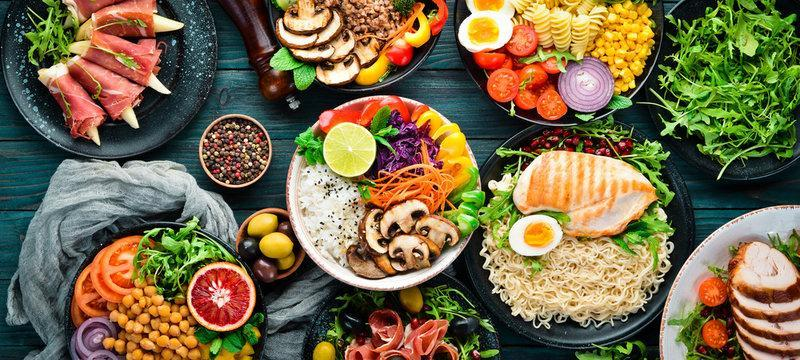
#> input picture assets/food.jpg, 800 x 360 px
$ python task3_encoding.py
#> lines starting #> are read from the running program, lines starting #| are printed output that depends on the picture
import cv2
import os
import heapq
from collections import Counter

os.makedirs("outputs/task3", exist_ok=True)

img = cv2.imread("assets/food.jpg", cv2.IMREAD_GRAYSCALE)
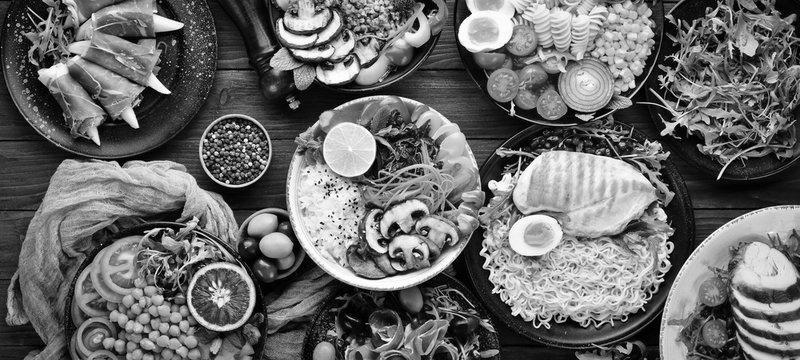
#> img: shape (360, 800); min 0, max 255, mean 107.1
flat = img.flatten()
freq = Counter(flat)
#> freq = 256 items

def shannon_fano(symbols):
    if len(symbols) <= 1:
        return {symbols[0][0]: '0'} if len(symbols) == 1 else {}
    total = sum([f for _, f in symbols])
    acc, split = 0, 0
    for i, (_, f) in enumerate(symbols):
        acc += f
        if acc >= total / 2:
            split = i
            break
    left = shannon_fano(symbols[:split+1])
    right = shannon_fano(symbols[split+1:])
    for k in left: left[k] = '0' + left[k]
    for k in right: right[k] = '1' + right[k]
    return {**left, **right}

sf_codes = shannon_fano(sorted(freq.items(), key=lambda x: -x[1]))
#> in shannon_fano, `total = sum([f for _, f in symbols])`: total = 288000
#> the loop in shannon_fano, `for i, (_, f) in enumerate(symbols):` made 99 passes
#> (acc, split) on pass 99: (144791, 98)
#> (f, acc) on passes 1 to 6: (3501, 3501), (2179, 5680), (2132, 7812), (2113, 9925), (2098, 12023), (2094, 14117)
#> after the loop in shannon_fano, `for i, (_, f) in enumerate(symbols):`: acc = 144791
#> the loop in shannon_fano (call 2), `for i, (_, f) in enumerate(symbols):` made 40 passes
#> (f, acc, split) on pass 40: (1472, 73171, 39)
#> sf_codes = 256 items
sf_encoded = ''.join([sf_codes[p] for p in flat])
with open("outputs/task3/shannon_fano.txt", "w") as f:
    f.write(sf_encoded)

class Node:
    def __init__(self, sym, freq):
        self.sym = sym; self.freq = freq; self.left = None; self.right = None
    def __lt__(self, other): return self.freq < other.freq

def huffman(freq):
    heap = [Node(s, f) for s, f in freq.items()]
    heapq.heapify(heap)
    while len(heap) > 1:
        n1, n2 = heapq.heappop(heap), heapq.heappop(heap)
        parent = Node(None, n1.freq + n2.freq); parent.left, parent.right = n1, n2
        heapq.heappush(heap, parent)
    codes = {}
    def gen(node, code=""):
        if node:
            if node.sym is not None: codes[node.sym] = code
            gen(node.left, code + "0"); gen(node.right, code + "1")
    gen(heap[0]); return codes

hf_codes = huffman(freq)
#> the loop in huffman, `while len(heap) > 1:` made 255 passes
#> hf_codes = 256 items
hf_encoded = ''.join([hf_codes[p] for p in flat])
with open("outputs/task3/huffman.txt", "w") as f:
    f.write(hf_encoded)

$ run again, with assets/apple.png saved as assets/food.jpg
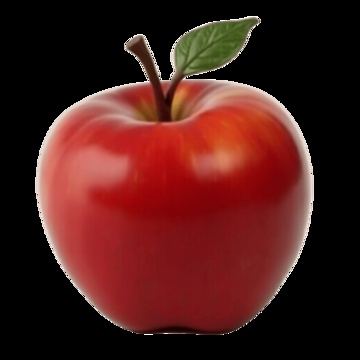
#> input picture assets/apple.png, 360 x 360 px
#> `img = cv2.imread("assets/food.jpg", cv2.IMREAD_GRAYSCALE)`:
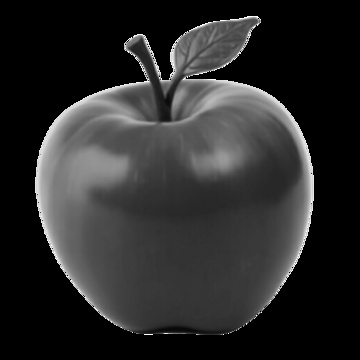
#> img: shape (360, 360); min 0, max 255, mean 42.6
#> freq = 256 items
#> total = 129600
#> the loop in shannon_fano, `for i, (_, f) in enumerate(symbols):` made 2 passes
#> (f, acc, split) on pass 2: (2737, 67529, 1)
#> after the loop in shannon_fano, `for i, (_, f) in enumerate(symbols):`: acc = 67529
#> sf_codes = 256 items
#> the loop in huffman, `while len(heap) > 1:` made 255 passes
